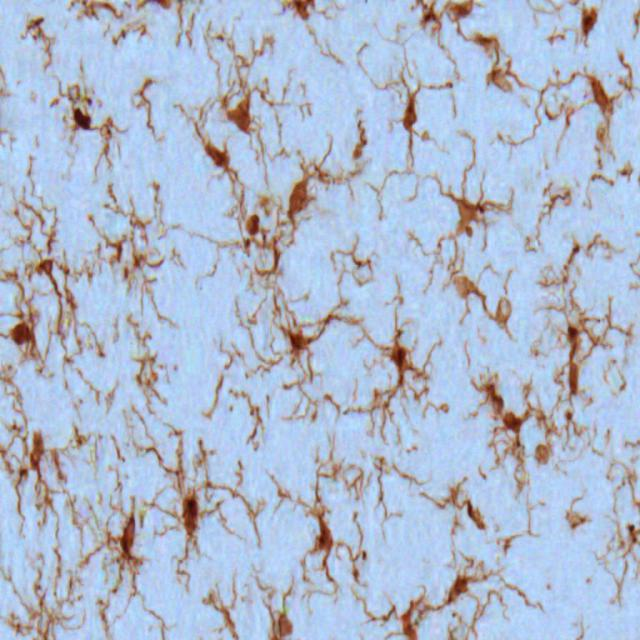
#> input picture branch_seg/images/1.jpg, 640 x 640 px, found by its file name; its folder holds only this picture in this run
$ python ske.py
#> lines starting #> are read from the running program, lines starting #| are printed output that depends on the picture; after the words box and inside, x2 and y2 are one past the last pixel; in counts of white or black regions, pixels touching at a corner belong together
#> further down, im is the input picture: PIL image 640x640 RGB; mean R, G, B 175.3, 187.7, 208.6
### branch_seg/tongtai_filter.py
import os
import numpy as np
import cv2
import matplotlib.pyplot as plt
plt.rcParams['font.sans-serif'] = ['SimHei']
plt.rcParams['axes.unicode_minus'] = False


# 同态滤波器
def homomorphic_filter(src, d0=10, r1=0.5, rh=2, c=4, h=2.0, l=0.5):
#> called with d0 = 10, r1 = 0.2, rh = 2, c = 4, h = 2, l = 0.5
    gray = src.copy()
    if len(src.shape) > 2:
        gray = cv2.cvtColor(src, cv2.COLOR_BGR2GRAY)
    gray = np.float64(gray)
    rows, cols = gray.shape
#> rows = 640; cols = 640

    gray_fft = np.fft.fft2(gray)
    gray_fftshift = np.fft.fftshift(gray_fft)
    dst_fftshift = np.zeros_like(gray_fftshift)
    M, N = np.meshgrid(np.arange(-cols // 2, cols // 2), np.arange(-rows // 2, rows // 2))
    D = np.sqrt(M ** 2 + N ** 2)
    Z = (rh - r1) * (1 - np.exp(-c * (D ** 2 / d0 ** 2))) + r1
    dst_fftshift = Z * gray_fftshift
    dst_fftshift = (h - l) * dst_fftshift + l
    dst_ifftshift = np.fft.ifftshift(dst_fftshift)
    dst_ifft = np.fft.ifft2(dst_ifftshift)
    dst = np.real(dst_ifft)
    dst = np.uint8(np.clip(dst, 0, 255))
    return dst

def put(image):
    # image = cv2.imread(path, 1)
    # image = cv2.imread(os.path.join(base, path), 1)
    image = cv2.cvtColor(image, cv2.COLOR_BGR2GRAY)
    # 同态滤波器
    h_image = homomorphic_filter(image, d0=10, r1=0.2, rh=2, c=4, h=2.0, l=0.5)
    # plt.imshow(h_image, 'gray')
    # plt.axis('off')
    # # cv2.imwrite("../images/1-tongtai.jpg", h_image)
    # plt.show()

    return h_image

# 图像处理函数，要传入路径
# put(r'../images/1-gray.tif')

### branch_seg/gamma.py
import cv2
import numpy as np
import sys
import matplotlib.pyplot as plt


# 伽马变换，有参数,利用幂函数运算

def gamma_bianhuan(image, gamma):
#> called with gamma = 0.5
    image = image / 255.0
    New = np.power(image, gamma)
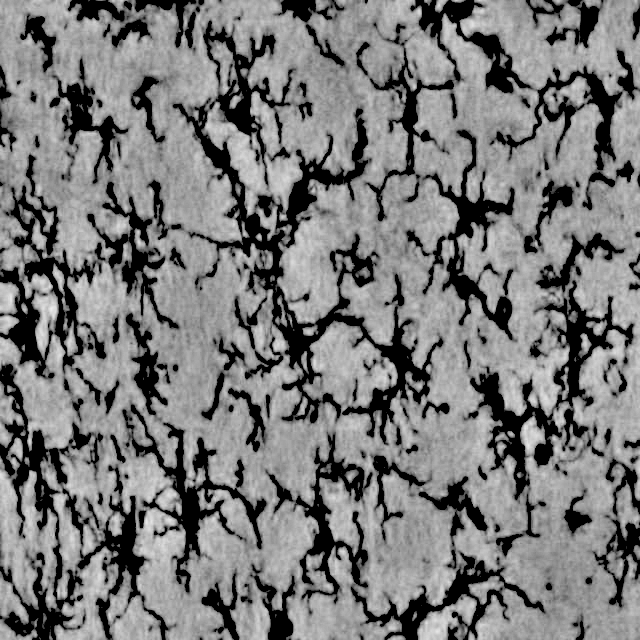
#> New: shape (640, 640) float64; min 0, max 0.935, mean 0.484
    return New


# [17 lines that do not run on import are left out]

    # cv2.imwrite("../images/1-tongtai_gamma.jpg", image_1_2*255)  #  输出处理后的蓝色通道

### branch_seg/hessian_filter.py

from PIL import Image
import numpy as np
import cv2
import matplotlib.pyplot as plt
from vesselness2d import *


def hessian(img):
    # reading image
    # image = Image.open(img).convert("RGB")
    image = Image.fromarray(img).convert("RGB")
#> image: PIL image 640x640 RGB
    image = np.array(image)
    # plt.figure(figsize=(10, 10))
    # plt.imshow(image, cmap='gray')

    # convert forgeground to background and vice-versa
    # image = 255 - image

    image = cv2.cvtColor(image, cv2.COLOR_BGR2GRAY)
#> image: shape (640, 640)
    thr = np.percentile(image[(image > 0)], 1) * 0.9
#> thr = 35.1
    image[(image <= thr)] = thr
#> image: shape (640, 640); min 35, max 238, mean 129.8
    image = image - np.min(image)
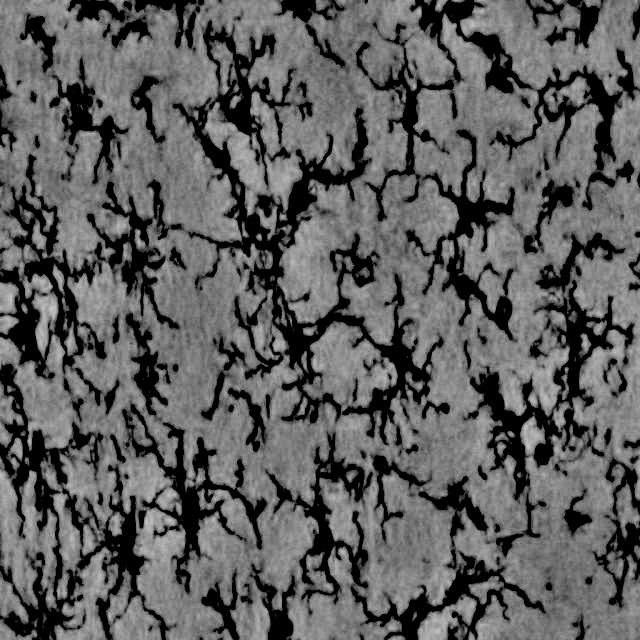
#> image: shape (640, 640); min 0, max 203, mean 94.8
    image = image / np.max(image)

    sigma = [1.5, 2, 2, 3, 2.5]
    spacing = [1, 1]
    tau = 2

    output = vesselness2d(image, sigma, spacing, tau)
    output = output.vesselness2d()

    return output


# [7 lines that do not run on import are left out]

### branch_seg/vesselness2d.py
import cv2
import os
import numpy as np
from scipy import ndimage
import SimpleITK as sitk


class vesselness2d:
    def __init__(self, image, sigma, spacing, tau):
#> called with tau = 2
        super(vesselness2d, self).__init__()
        # image 为numpy类型，表示n * m 的二维矩阵。
        self.image = image
        # sigma 为list 类型，表示高斯核的尺度。
        self.sigma = sigma
        # spacing 为list类型，表示.nii文件下某一切面下的体素的二维尺寸。如果输入图像本身为二维图像，则为[1,1],如果为三维图像，则为对应的space。
        self.spacing = spacing
        # tau 为float类型，表示比例系数。
        self.tau = tau
        # 图像尺寸
        self.size = image.shape
#> self.size = (640, 640)

    # 使用特定的特定sigma尺寸下的高斯核对图像滤波
    # 这里作者并没有使用n*n的卷积核，而是分别使用n*1，1*n的卷积对图像进行x和y方向上的卷积，
    # 并且使用的是最原始的计算高斯函数得到卷积核，而不是直接用现成的高斯卷积核，
    # 通过证明可以发现在两方面的结果是等价的。
    def gaussian(self, image, sigma):
        siz = sigma * 6  # 核的尺寸

        # x轴方向上的滤波
        temp = round(siz / self.spacing[0] / 2)
        x = [i for i in range(-temp, temp + 1)]
        x = np.array(x)
        H = np.exp(-(x ** 2 / (2 * ((sigma / self.spacing[0]) ** 2))))
        H = H / np.sum(H)
        Hx = H.reshape(len(H), 1)
        #print(image.ndim)
        #print(Hx.ndim)
        I = ndimage.filters.convolve(image, Hx, mode='nearest')

        # y轴方向上的滤波
        temp = round(siz / self.spacing[1] / 2)
        x = [i for i in range(-temp, temp + 1)]
        x = np.array(x)
        H = np.exp(-(x ** 2 / (2 * ((sigma / self.spacing[1]) ** 2))))
        H = H / np.sum(H[:])
        Hy = H.reshape(1, len(H))
        #print(I.shape)
        #print(Hy.shape)
        I = ndimage.filters.convolve(I, Hy, mode='nearest')
        return I

    # 求图像的梯度
    def gradient2(self, F, option):
        k = self.size[0]
        l = self.size[1]
        D = np.zeros(F.shape)
        if option == "x":
            D[0, :] = F[1, :] - F[0, :]
            D[k - 1, :] = F[k - 1, :] - F[k - 2, :]
            # take center differences on interior points
            D[1:k - 2, :] = (F[2:k - 1, :] - F[0:k - 3, :]) / 2
        else:
            D[:, 0] = F[:, 1] - F[:, 0]
            D[:, l - 1] = F[:, l - 1] - F[:, l - 2]
            D[:, 1:l - 2] = (F[:, 2:l - 1] - F[:, 0:l - 3]) / 2
        return D

    # 求海森矩阵中所需要的二阶偏导数
    def Hessian2d(self, image, sigma):
        image = self.gaussian(image, sigma)
        # image = ndimage.gaussian_filter(image, sigma, mode = 'nearest')
        Dy = self.gradient2(image, "y")
        Dyy = self.gradient2(Dy, "y")

        Dx = self.gradient2(image, "x")
        Dxx = self.gradient2(Dx, "x")
        Dxy = self.gradient2(Dx, 'y')
        return Dxx, Dyy, Dxy

    # 求解海森矩阵的两个特征值
    # 这里作者使用求根公式，将二阶海森矩阵展开，a=1,b=-(Ixx+Iyy),c=(Ixx*Iyy-Ixy*Ixy)
    # 首先计算 sqrt(b^2 - 4ac),通过化简得到tmp
    # 最后得到两个特征值mu1，mu2，根据大小关系，大的为mu2，小的为mu1
    def eigvalOfhessian2d(self, Dxx, Dyy, Dxy):
        tmp = np.sqrt((Dxx - Dyy) ** 2 + 4 * (Dxy ** 2))
        # compute eigenvectors of J, v1 and v2
        mu1 = 0.5 * (Dxx + Dyy + tmp)
        mu2 = 0.5 * (Dxx + Dyy - tmp)
        # Sort eigen values by absolute value abs(Lambda1) < abs(Lambda2)
        indices = (np.absolute(mu1) > np.absolute(mu2))
        Lambda1 = mu1
        Lambda1[indices] = mu2[indices]

        Lambda2 = mu2
        Lambda2[indices] = mu1[indices]
        return Lambda1, Lambda2

    def imageEigenvalues(self, I, sigma):
        hxx, hyy, hxy = self.Hessian2d(I, sigma)
        c = sigma ** 2
        hxx = -c * hxx
        hyy = -c * hyy
        hxy = -c * hxy

        # 为了降低运算量，去掉噪声项的计算
        B1 = -(hxx + hyy)
        B2 = hxx * hyy - hxy ** 2
        T = np.ones(B1.shape)
        T[(B1 < 0)] = 0
        T[(B1 == 0) & (B2 == 0)] = 0
        T = T.flatten()
        indeces = np.where(T == 1)[0]

        hxx = hxx.flatten()
        hyy = hyy.flatten()
        hxy = hxy.flatten()

        hxx = hxx[indeces]
        hyy = hyy[indeces]
        hxy = hxy[indeces]

        lambda1i, lambda2i = self.eigvalOfhessian2d(hxx, hyy, hxy)
        lambda1 = np.zeros(self.size[0] * self.size[1], )
        lambda2 = np.zeros(self.size[0] * self.size[1], )

        lambda1[indeces] = lambda1i
        lambda2[indeces] = lambda2i

        # 去掉噪声
        lambda1[(np.isinf(lambda1))] = 0
        lambda2[(np.isinf(lambda2))] = 0

        lambda1[(np.absolute(lambda1) < 1e-4)] = 0
        lambda1 = lambda1.reshape(self.size)

        lambda2[(np.absolute(lambda2) < 1e-4)] = 0
        lambda2 = lambda2.reshape(self.size)
        return lambda1, lambda2

    # 血管强化
    def vesselness2d(self):
        for j in range(len(self.sigma)):
            lambda1, lambda2 = self.imageEigenvalues(self.image, self.sigma[j])
            lambda3 = lambda2.copy()
            new_tau = self.tau * np.min(lambda3)
            lambda3[(lambda3 < 0) & (lambda3 >= new_tau)] = new_tau
            different = lambda3 - lambda2
            response = ((np.absolute(lambda2) ** 2) * np.absolute(different)) * 27 / (
                    (2 * np.absolute(lambda2) + np.absolute(different)) ** 3)
            response[(lambda2 < lambda3 / 2)] = 1
            response[(lambda2 >= 0)] = 0

            response[np.where(np.isinf(response))[0]] = 0
            if j == 0:
                vesselness = response
            else:
                vesselness = np.maximum(vesselness, response)
#> this loop made 5 passes
#> new_tau on passes 1 to 5: -0.555, -0.829, -0.829, -1.41, -1.12
#> pass 1, in Hessian2d, `Dyy = self.gradient2(Dy, "y")`:
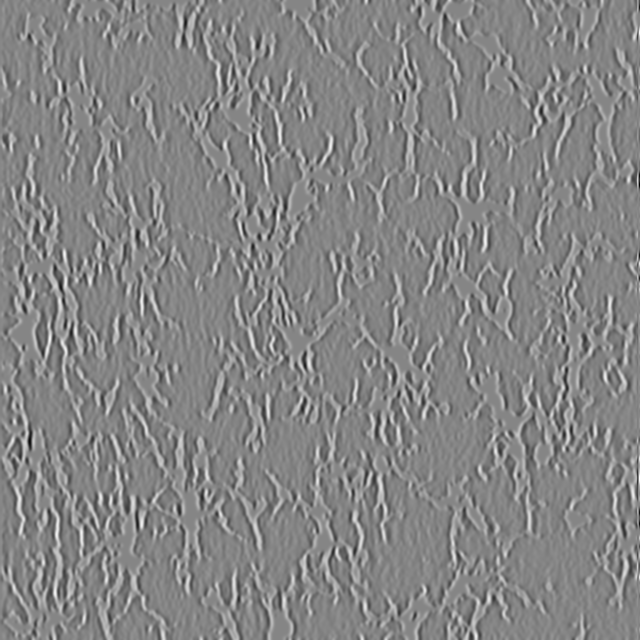
#> Dyy: shape (640, 640) float64; min -0.131, max 0.12, mean -1.69e-06; drawn with min black and max white
#> after the loop:
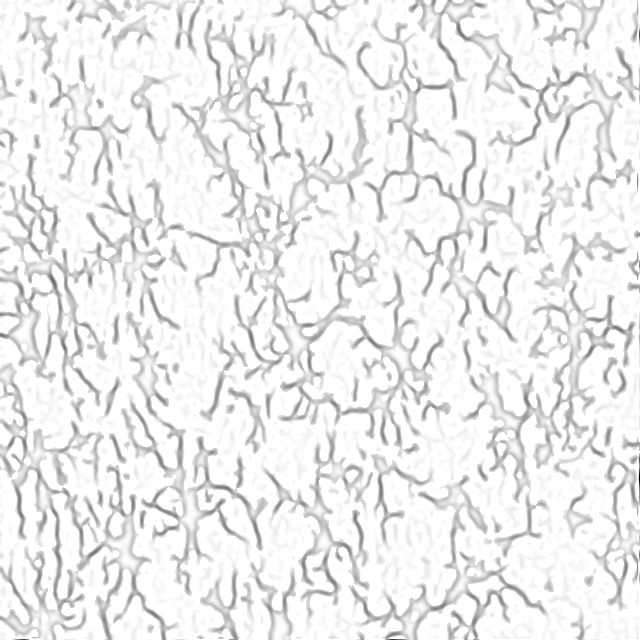
#> lambda2: shape (640, 640) float64; min -0.56, max 0, mean -0.0384; drawn with min black and max white
#> after the loop:
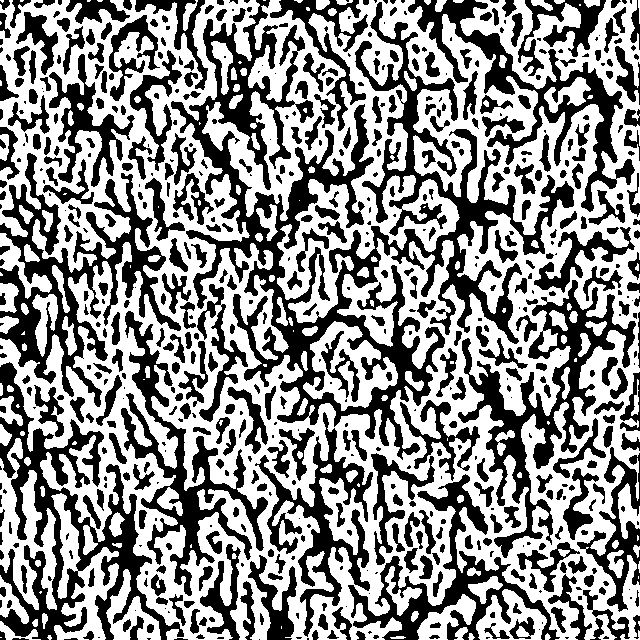
#> lambda3: shape (640, 640) float64; values -1.12 (black) and 0 (white), 55.7% white; 607 black regions (196 under 20 px), largest, box (x1, y1, x2, y2) and area: (171, 0, 574, 460) 40910, (0, 362, 184, 640) 13413, (0, 153, 181, 407) 12274
#> after the loop:
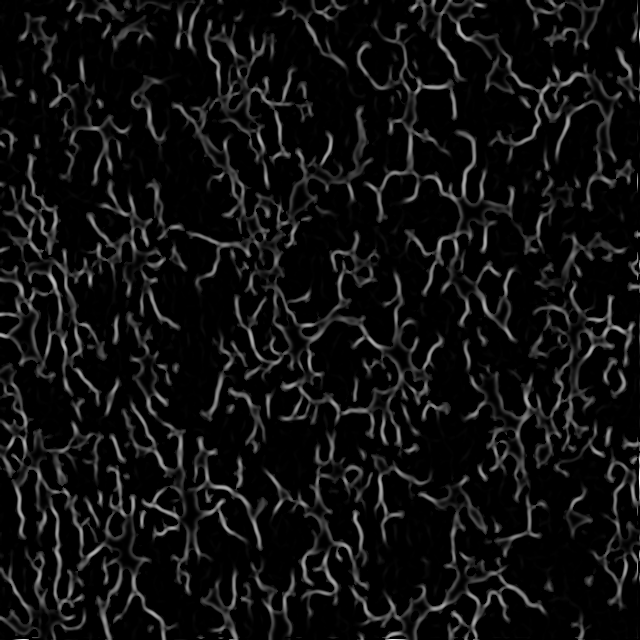
#> response: shape (640, 640) float64; min 0, max 1, mean 0.064
        vesselness[(vesselness < 1e-2)] = 0
        return vesselness

### branch_seg/ostu.py
import cv2
import matplotlib.pyplot as plt


def ostu(img):

    img_gray = cv2.cvtColor(img, cv2.COLOR_BGR2GRAY)
    ret, threshold = cv2.threshold(img_gray, 0, 255, cv2.THRESH_OTSU)
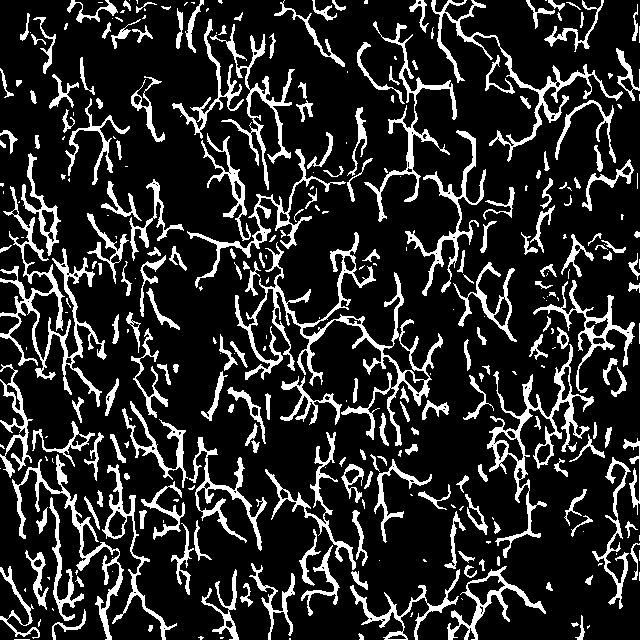
#> threshold: shape (640, 640); 16.7% white; 335 white regions (122 under 20 px), largest, box (x1, y1, x2, y2) and area: (235, 232, 443, 446) 5360, (0, 186, 107, 407) 3750, (487, 344, 594, 558) 3147
#> ret = 66
    return threshold

# [6 lines that do not run on import are left out]

### branch_seg/ske.py

"""
同态滤波 —— gamma变换 -- hessian变换
"""
from tongtai_filter import homomorphic_filter, put
from gamma import gamma_bianhuan
from hessian_filter import hessian
from ostu import ostu
import cv2
from PIL import Image
import numpy as np
import os

def ske(img):
    img_tongtai = put(img)

    img_tongtai = cv2.split(img_tongtai)[0]
    img_gamma = gamma_bianhuan(img_tongtai, 0.5)

    img_gamma = img_gamma * 255
    img_hessian = hessian(img_gamma)

    img_hessian = img_hessian * 255
    img_hessian = Image.fromarray(img_hessian).convert("RGB")
    img_hessian = np.array(img_hessian)
    img_binary = ostu(img_hessian)

    return img_binary


if __name__ == '__main__':
    filepath = ".\\images"
    filename = os.listdir(filepath)  # 图像名列表
    base_dir = filepath + "\\"
    new_dir = ".\\output"  # 以\\结尾
    for img in filename:
        im = Image.open(base_dir + img).convert("RGB")
        im = np.array(im)
        out = ske(im)
        cv2.imwrite(new_dir + "\\" + img, out)

$ run again, on branch_seg/images/2.jpg
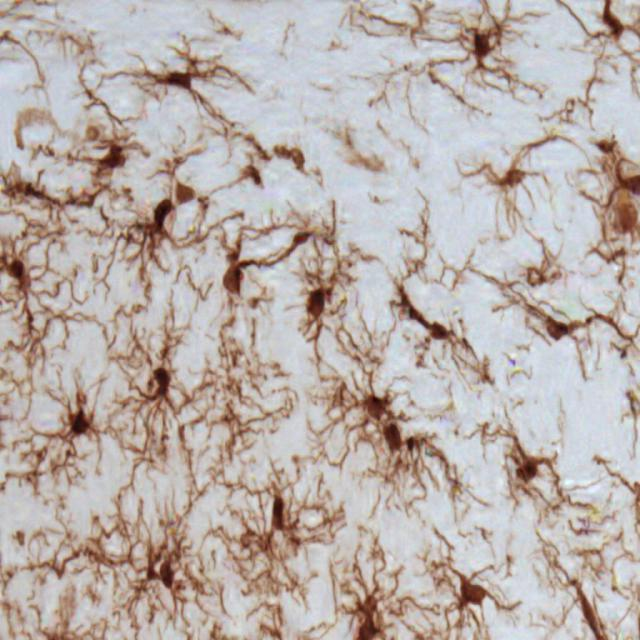
#> input picture branch_seg/images/2.jpg, 640 x 640 px, found by its file name
#> im is the input picture: PIL image 640x640 RGB; mean R, G, B 187.1, 176.8, 172.2
#> thr = 27.9
#> the loop in vesselness2d, `for j in range(len(self.sigma)):` made 5 passes
#> new_tau on passes 1 to 5: -0.835, -1.17, -1.17, -1.75, -1.47
#> after the loop in vesselness2d, `for j in range(len(self.sigma)):`:
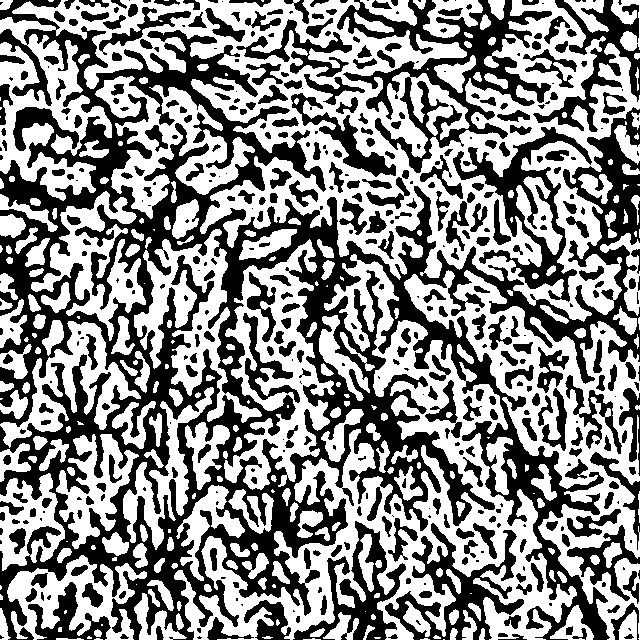
#> lambda3: shape (640, 640) float64; values -1.47 (black) and 0 (white), 54.1% white; 469 black regions (153 under 20 px), largest, box (x1, y1, x2, y2) and area: (0, 0, 640, 640) 112829, (337, 0, 552, 173) 10466, (453, 127, 592, 302) 5538
#> in ostu, `ret, threshold = cv2.threshold(img_gray, 0, 255, cv2.THRESH_OTSU)`:
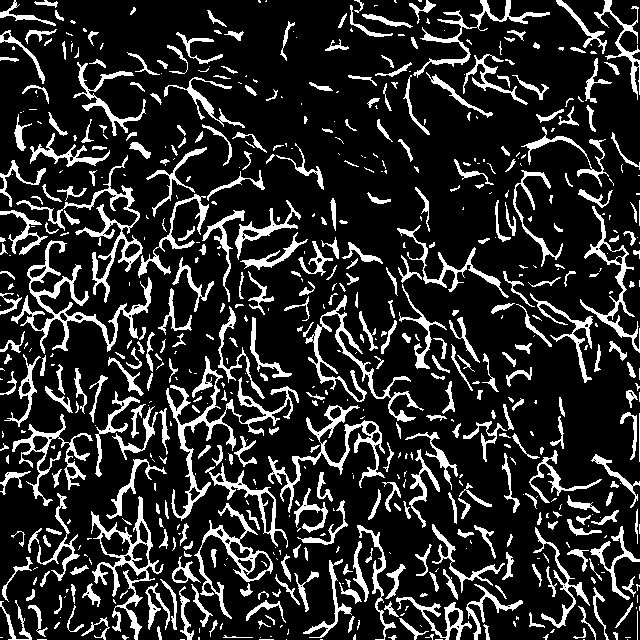
#> threshold: shape (640, 640); 17.1% white; 659 white regions (284 under 20 px), largest, box (x1, y1, x2, y2) and area: (166, 356, 299, 521) 2615, (11, 240, 152, 354) 2528, (16, 155, 143, 303) 2017
#> ret = 41
